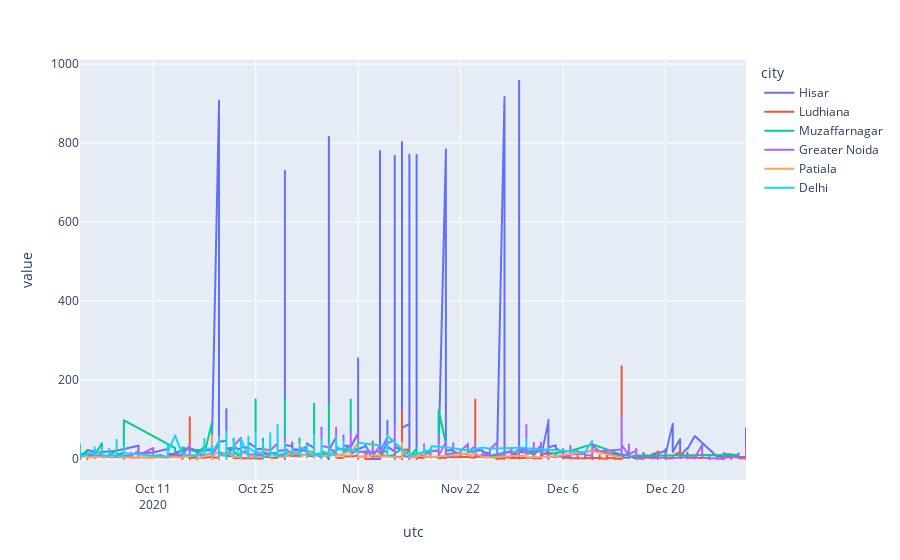

The cell this chart's notebook holds for it:
### Code cell
px.line(d1,'utc','value',color='city')

### Figure 1 — Plotly figure (JSON) as saved in the notebook; plotly's stock layout.template omitted (floating-point values rounded to 4 significant figures; data arrays with more than 128 entries replaced by an {"elided": "..."} marker saying what was removed)
{"data": [{"hovertemplate": "city=Hisar<br>utc=%{x}<br>value=%{y}<extra></extra>", "legendgroup": "Hisar", "line": {"color": "#636efa", "dash": "solid"}, "mode": "lines", "name": "Hisar", "showlegend": true, "type": "scattergl", "x": {"elided": "929 str values"}, "xaxis": "x", "y": {"elided": "929 float values"}, "yaxis": "y"}, {"hovertemplate": "city=Ludhiana<br>utc=%{x}<br>value=%{y}<extra></extra>", "legendgroup": "Ludhiana", "line": {"color": "#EF553B", "dash": "solid"}, "mode": "lines", "name": "Ludhiana", "showlegend": true, "type": "scattergl", "x": {"elided": "2061 str values"}, "xaxis": "x", "y": {"elided": "2061 float values"}, "yaxis": "y"}, {"hovertemplate": "city=Muzaffarnagar<br>utc=%{x}<br>value=%{y}<extra></extra>", "legendgroup": "Muzaffarnagar", "line": {"color": "#00cc96", "dash": "solid"}, "mode": "lines", "name": "Muzaffarnagar", "showlegend": true, "type": "scattergl", "x": {"elided": "588 str values"}, "xaxis": "x", "y": {"elided": "588 float values"}, "yaxis": "y"}, {"hovertemplate": "city=Greater Noida<br>utc=%{x}<br>value=%{y}<extra></extra>", "legendgroup": "Greater Noida", "line": {"color": "#ab63fa", "dash": "solid"}, "mode": "lines", "name": "Greater Noida", "showlegend": true, "type": "scattergl", "x": {"elided": "1232 str values"}, "xaxis": "x", "y": {"elided": "1232 float values"}, "yaxis": "y"}, {"hovertemplate": "city=Patiala<br>utc=%{x}<br>value=%{y}<extra></extra>", "legendgroup": "Patiala", "line": {"color": "#FFA15A", "dash": "solid"}, "mode": "lines", "name": "Patiala", "showlegend": true, "type": "scattergl", "x": {"elided": "587 str values"}, "xaxis": "x", "y": {"elided": "587 float values"}, "yaxis": "y"}, {"hovertemplate": "city=Delhi<br>utc=%{x}<br>value=%{y}<extra></extra>", "legendgroup": "Delhi", "line": {"color": "#19d3f3", "dash": "solid"}, "mode": "lines", "name": "Delhi", "showlegend": true, "type": "scattergl", "x": {"elided": "472 str values"}, "xaxis": "x", "y": {"elided": "472 float values"}, "yaxis": "y"}], "layout": {"autosize": true, "legend": {"title": {"text": "city"}, "tracegroupgap": 0}, "margin": {"t": 60}, "xaxis": {"anchor": "y", "autorange": true, "domain": [0, 1], "range": ["2020-10-01", "2020-12-31"], "title": {"text": "utc"}, "type": "date"}, "yaxis": {"anchor": "x", "autorange": true, "domain": [0, 1], "range": [-53.19, 1011.0], "title": {"text": "value"}, "type": "linear"}}}
